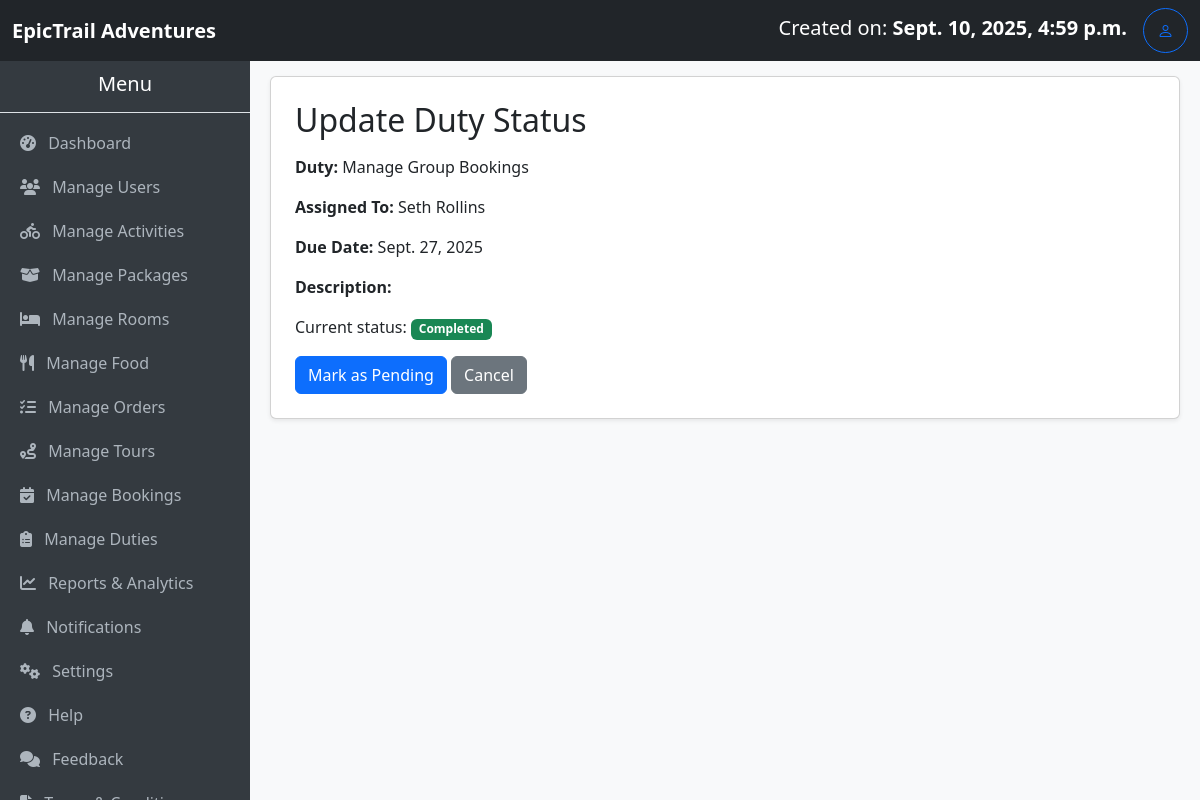
Page /duty/4/update/ (signed in) on the committed database.
### myApp/models.py (models this page shows, shortened)
class Duty(models.Model):
    staff = models.ForeignKey(User, on_delete=models.CASCADE, limit_choices_to={'is_staff': True})
    title = models.CharField(max_length=100)
    description = models.TextField(blank=True)
    due_date = models.DateField()
    assigned_on = models.DateTimeField(auto_now_add=True)
    completed = models.BooleanField(default=False)

### myApp/views.py (the view)
# urls.py: path('duty/<int:duty_id>/update/', views.update_duty_status, name='update_duty_status'),
@login_required
def update_duty_status(request, duty_id):
    duty = get_object_or_404(Duty, id=duty_id)
    if request.user != duty.staff and not request.user.is_superuser:
        return HttpResponseForbidden("You are not allowed to update this duty.")
    if request.method == 'POST':
        duty.completed = not duty.completed  # Toggle status
        duty.save()
        messages.success(request, f"Duty '{duty.title}' marked as {'Completed' if duty.completed else 'Pending'}.")
        return redirect('assign_duty')
    return render(request, 'duty.update.html', {'duty': duty})

### myApp/context_processors.py (called while the page is built)
def total_users(request):
    return {'total_users': User.objects.count()}

def total_bookings(request):
    return {'total_bookings': Booking.objects.count()}

def total_amount(request):
    total = 0
    if request.user.is_authenticated:
        bookings = Booking.objects.all()#filter(user=request.user)
        total = sum(booking.amount_required for booking in bookings)
    return {'total_amount': total}

def total_cost(request):
    if not request.user.is_authenticated:
        return {
            'user_bookings': [],
            'user_total_amount': 0,
        }
    bookings = Booking.objects.filter(user=request.user).prefetch_related(
        'activities', 'packages', 'rooms', 'food', 'tours'
    )
    total_amount = sum(b.amount_required for b in bookings)
    return {
        'user_bookings': bookings,
        'user_total_amount': total_amount,
    }

### myApp/models.py (called while the page is built)
    @property
    def nights_spent(self):
        if self.check_in and self.check_out:
            nights = (self.check_out - self.check_in).days
            return nights if nights > 0 else 1  # Minimum of 1 night for same-day bookings
        return 1

### myApp/templates/duty.update.html (shortened to what this page needs)
{% extends "base.admin.html" %} {% block title %}Update Duty{% endblock %} {% block content %}
<div class="card p-4 shadow-sm">
    <h2 class="mb-3">Update Duty Status</h2>
    <p><strong>Duty:</strong> {{ duty.title }}</p>
    <p><strong>Assigned To:</strong> {{ duty.staff.username }}</p>
    <p><strong>Due Date:</strong> {{ duty.due_date }}</p>
    <p><strong>Description:</strong> {{ duty.description }}</p>
    <form method="POST">
        <p>
            Current status: {% if duty.completed %}
            <span class="badge bg-success">Completed</span> {% else %}
            <span class="badge bg-warning text-dark">Pending</span> {% endif %}
        </p>
        <button type="submit" class="btn btn-primary">
      {% if duty.completed %}Mark as Pending{% else %}Mark as Completed{% endif %}
    </button>
        <a href="{% url 'duties' %}" class="btn btn-secondary">Cancel</a>
    </form>
</div>
{% endblock %}

### myApp/templates/base.admin.html (shortened to what this page needs)
<!DOCTYPE html>
<html lang="en">
<head>
    <link href="https://cdn.jsdelivr.net/npm/bootstrap@5.3.3/dist/css/bootstrap.min.css" rel="stylesheet">
    <link rel="stylesheet" href="https://cdn.jsdelivr.net/npm/bootstrap-icons@1.11.3/font/bootstrap-icons.css">
    <link rel="stylesheet" href="https://cdnjs.cloudflare.com/ajax/libs/font-awesome/6.5.2/css/all.min.css">
</head>
<body>
    <nav class="navbar navbar-expand-lg navbar-dark bg-dark">
        <div class="container-fluid">
            <a class="navbar-brand" href="#"><strong>EpicTrail Adventures</strong></a>
            <div class="d-flex">
                <a class="navbar-brand" href="#"> Created on: <strong>{{ user.date_joined }}</strong></a>
                <a href="#" class="btn btn-outline-primary rounded-circle d-flex align-items-center justify-content-center" style="width: 45px; height: 45px;" title="Manage Profile">
                    <i class="bi bi-person"></i>
                </a>
            </div>
        </div>
    </nav>
    <div class="sidebar">
        <h5 class="text-center py-3 border-bottom">Menu</h5>
        <a href="{% url 'admin_dashboard' %}"><i class="fas fa-tachometer-alt me-2"></i> Dashboard</a>
        <a href="{% url 'users' %}"><i class="fas fa-users me-2"></i> Manage Users</a>
        <a href="{% url 'activity_list' %}"><i class="fas fa-biking me-2"></i> Manage Activities</a>
        <a href="{% url 'list_packages' %}"><i class="fas fa-box-open me-2"></i> Manage Packages</a>
        <a href="{% url 'list_rooms' %}"><i class="fas fa-bed me-2"></i> Manage Rooms</a>
        <a href="{% url 'food_list' %}"><i class="fas fa-utensils me-2"></i> Manage Food</a>
        <a href="{% url 'manage_orders' %}"><i class="fas fa-tasks me-2"></i> Manage Orders</a>
        <a href="{% url 'tours' %}"><i class="fas fa-route me-2"></i> Manage Tours</a>
        <a href="{% url 'booking_list' %}"><i class="fas fa-calendar-check me-2"></i> Manage Bookings</a>
        <a href="{% url 'duties' %}"><i class="fas fa-clipboard-list me-2"></i> Manage Duties</a>
        <a href="{% url 'reports_analytics' %}"><i class="fas fa-chart-line me-2"></i> Reports & Analytics</a>
        <a href="{% url 'notifications' %}"><i class="fas fa-bell me-2"></i> Notifications</a>
        <a href="{% url 'system_settings' %}"><i class="fas fa-cogs me-2"></i> Settings</a>
        <a href="#"><i class="fas fa-question-circle me-2"></i> Help</a>
        <a href="#"><i class="fas fa-comments me-2"></i> Feedback</a>
        <a href="#"><i class="fas fa-file-alt me-2"></i> Terms & Conditions</a>
    </div>
    <div class="content">
        {% block content %}{% endblock %}
    </div>
</body>
</html>

### myApp/templates/base.admin.html (style rules this page uses)
body { margin: 0; padding: 0; }
.navbar { position: fixed; top: 0; left: 0; width: 100%; z-index: 1030; }
.sidebar { position: fixed; top: 56px; left: 0; width: 250px; height: calc(100vh - 56px); background-color: #343a40; color: #fff; overflow-y: auto; }
.sidebar a { color: #adb5bd; text-decoration: none; display: block; padding: 10px 20px; }
.content { margin-top: 56px; margin-left: 250px; padding: 20px; background-color: #f8f9fa; min-height: calc(100vh - 56px); }

### rows in the picture
Duty: title "Manage Group Bookings", staff.username "Seth Rollins", due_date "Sept. 27, 2025"

### other values in the picture
{{ user.date_joined }} "Sept. 10, 2025, 4:59 p.m."
